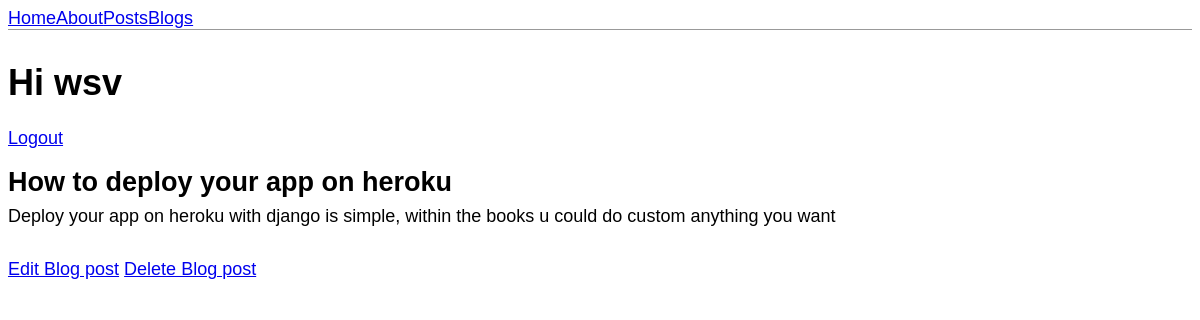
Screenshot of /blogs/post/1/ (signed in) with the database file from the repository.
### blogs/models.py (models this page shows, shortened)
class PostBlog(models.Model):
    title = models.CharField(max_length=200)
    author = models.ForeignKey("auth.User", on_delete=models.CASCADE)
    body = models.TextField()

### blogs/views.py (the view)
# urls.py: path("post/<int:pk>/", BlogDetailView.as_view(), name="post_detail"),
class BlogDetailView(DetailView):
    model = PostBlog
    template_name = "post_detail.html"

### templates/post_detail.html
{% extends 'base.html' %}
{% block content %}
  <div class="post-entry">
    <h2>{{ object.title }}</h2>
    <p>{{ object.body }}</p>
  </div>
  <a href="{% url 'post_edit' object.pk %}">Edit Blog post</a>
  <a href="{% url 'post_delete' object.pk %}">Delete Blog post</a>
{% endblock %}

### templates/base.html (shortened to what this page needs)
{% load static %}
<html>
  <head>
    <link rel="stylesheet" href="{% static 'css/base.css' %}" />
  </head>
</html>
{% if user.is_authenticated %}
  <header>
    <a href="{% url 'home' %}">Home</a>
    <a href="{% url 'about' %}">About</a>
    <a href="{% url 'posts' %}">Posts</a>
    <a href="{% url 'blogs' %}">Blogs</a>
  </header>
  <h1>Hi {{ user.username }}</h1>
  <p>
    <a href="{% url 'logout' %}">Logout</a>
  </p>
  {% block content %}
  {% endblock %}
{% else %}
  <p>Your are not logged in</p>
  <a href="{% url 'login' %}">Login</a> |
  <a href="{% url 'signup' %}">Sign up</a>
{% endif %}

### static/css/base.css (style rules this page uses)
header { border-bottom: 1px solid #999; margin-bottom: 2rem; display: flex; }
.post-entry { margin-bottom: 2rem; }
.post-entry h2 { margin: 0.5rem 0; }
.post-entry p { margin: 0; font-weight: 400; }

### rows the page displays
PostBlog: title "How to deploy your app on heroku", body "Deploy your app on heroku with django is simple, within the books u could do custom anything you want"

### other values shown
{{ user.username }} "wsv"
